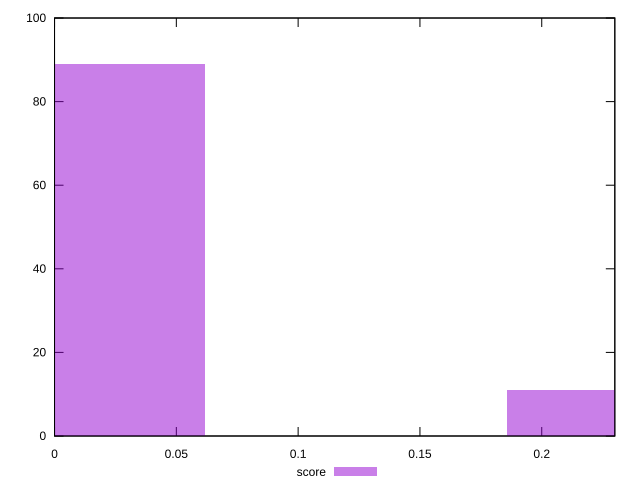

Recreate this plot in gnuplot.
reset

$score <<EOF
0 89
0.24770612933898212 11
EOF

set key outside below
set boxwidth 0.12385306466949106
set xrange [0:0.23]
set yrange [0:100]
set trange [0:100]
set style fill transparent solid 0.5 noborder
set terminal svg size 640, 490 enhanced background rgb 'white'
set output "report_00019_2021-02-10T18-14-37.922Z//cumulative-layout-shift/samples/pages+cached/score/histogram.svg"

plot $score title "score" with boxes

reset
